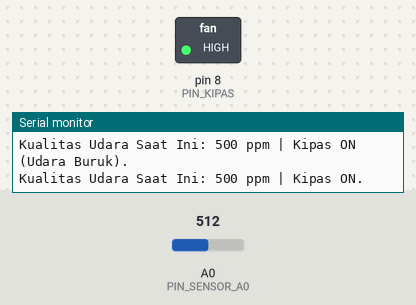
This sketch was run on a simulated Arduino Uno, built with avr-gcc and run on an emulated ATmega328P. On the bench: switched loads named in the sketch (green lamp = pin HIGH), the last lines printed to the serial monitor. The inputs (shaded band) are chosen by the test bench; at power-on: A0 (PIN_SENSOR_A0) = 512.

Above: at 1.3 s.
1.4 s: A0 (PIN_SENSOR_A0) set to 345
3.4 s: A0 (PIN_SENSOR_A0) set to 313
At 4.5 s:
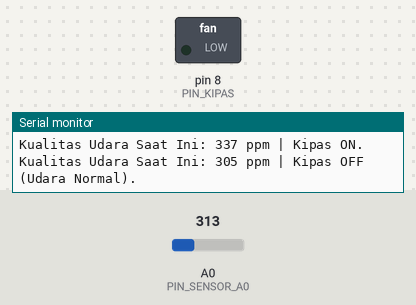
6.7 s: A0 (PIN_SENSOR_A0) set to 360
At 8.1 s:
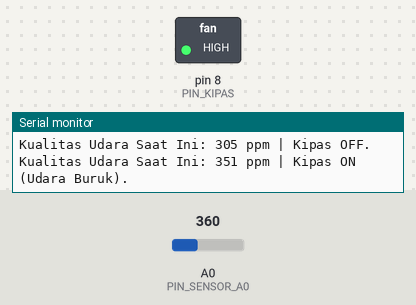
8.7 s: A0 (PIN_SENSOR_A0) set to 320
At 9.7 s:
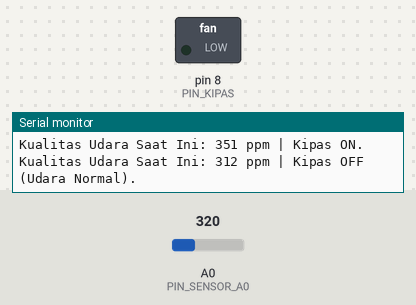
Timing chart, 0 to 11.7 s (numbered marks = the images above; inputs shaded):
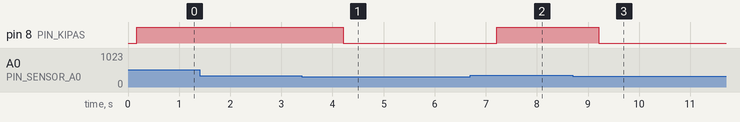

Measured:
- the behaviour switches between 331 and 330 on A0 (PIN_SENSOR_A0) (found by bisection; images 0 and 1)
- after the input at 3.4 s, pin 8 (PIN_KIPAS): HIGH → LOW after 0.81 s
- after the input at 6.7 s, pin 8 (PIN_KIPAS): LOW → HIGH after 0.51 s
- after the input at 8.7 s, pin 8 (PIN_KIPAS): HIGH → LOW after 0.51 s

The sketch:

UAS_KeamananKomputer.ino
```cpp
// --- DEFINISI PIN ---
const int PIN_SENSOR_A0 = A0;   // Pin Analog MQ-135 A0
const int PIN_KIPAS = 8;        // Pin Digital untuk kontrol Basis Transistor (Kipas)

// --- AMBANG BATAS (THRESHOLD) DENGAN HYSTERESIS ---
// Ambang batas A0 (Analog) untuk Kipas ON
const int THRESHOLD_HIGH_A0 = 350;
// Ambang batas A0 (Analog) untuk Kipas OFF
const int THRESHOLD_LOW_A0 = 330;

// Variabel untuk melacak status kipas saat ini
bool kipas_aktif = false;

// --- FUNGSI MAPPING PPM ---
// Fungsi perkiraan konversi dari nilai Analog (0-1023) menjadi PPM.
int mapToPPM(int nilaiAnalog) {
    // Mapping 0-1023 ke 0-1000 PPM (Contoh)
    return map(nilaiAnalog, 0, 1023, 0, 1000);
}

void setup() {
    pinMode(PIN_KIPAS, OUTPUT);
    Serial.begin(9600); // BAUD RATE HARUS SAMA DENGAN PYTHON

    digitalWrite(PIN_KIPAS, LOW);
    Serial.println("==================================================");
    Serial.println("Sistem Pemantau Kualitas Udara Aktif (MQ-135)");
    Serial.print("Amb. Kipas ON (A0): "); Serial.println(THRESHOLD_HIGH_A0);
    Serial.print("Amb. Kipas OFF (A0): "); Serial.println(THRESHOLD_LOW_A0);
    Serial.println("==================================================");
}

void loop() {
    int nilaiSensorA0 = analogRead(PIN_SENSOR_A0);
    int kualitasUdaraPPM = mapToPPM(nilaiSensorA0);

    // --- TAMPILAN OUTPUT SERIAL ---
    Serial.print("Kualitas Udara Saat Ini: ");
    Serial.print(kualitasUdaraPPM);
    Serial.print(" ppm");

    // --- LOGIKA KONTROL KIPAS DENGAN HYSTERESIS ---

    // 1. Logika untuk MENGHIDUPKAN Kipas
    if (nilaiSensorA0 > THRESHOLD_HIGH_A0 && !kipas_aktif) {
        digitalWrite(PIN_KIPAS, HIGH);
        kipas_aktif = true;
        Serial.println(" | Kipas ON (Udara Buruk).");
    }

    // 2. Logika untuk MEMATIKAN Kipas
    else if (nilaiSensorA0 <= THRESHOLD_LOW_A0 && kipas_aktif) {
        digitalWrite(PIN_KIPAS, LOW);
        kipas_aktif = false;
        Serial.println(" | Kipas OFF (Udara Normal).");
    }

    // 3. Status Stabil
    else {
        if (kipas_aktif) {
            Serial.println(" | Kipas ON.");
        } else {
            Serial.println(" | Kipas OFF.");
        }
    }

    delay(1000); // Kirim data setiap 1 detik
}
```
